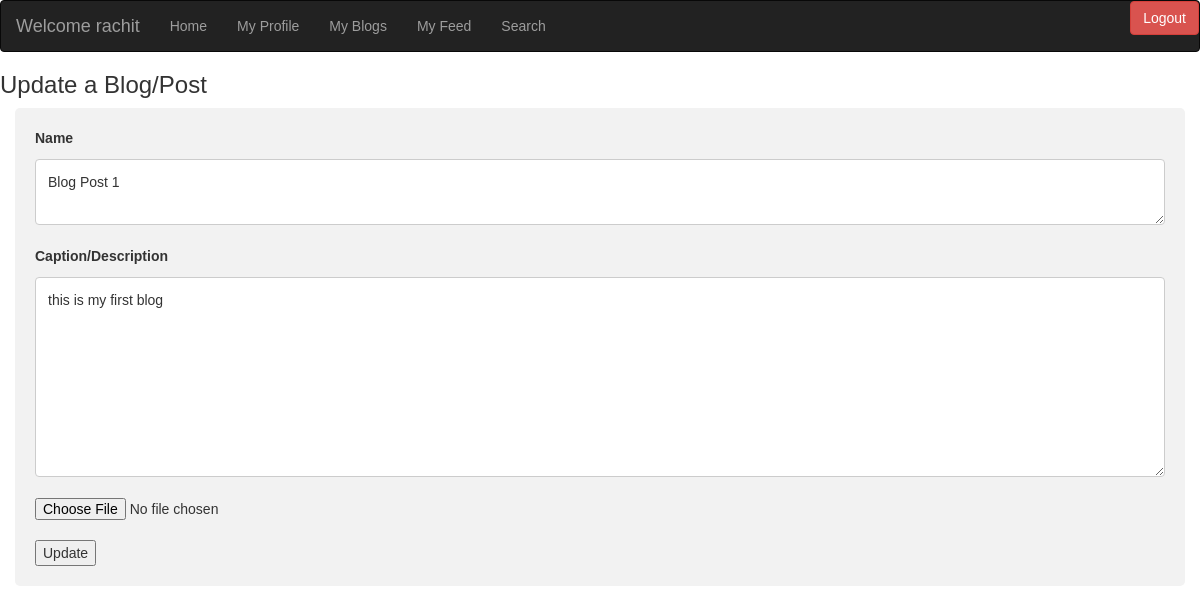
Screenshot of /edit_blog/8/53 with the database file from the repository.
### models.py (models this page shows)
class USER(db.Model):
    _tablename_="user"
    user_id = db.Column(db.Integer,autoincrement=True,primary_key=True)
    name = db.Column(db.String)
    email = db.Column(db.String,unique=True)
    password = db.Column(db.String,nullable=False,unique=True)
    profile_pic= db.Column(db.String)

class BLOG(db.Model):
    _tablename_="BLOG"
    blog_id=db.Column(db.Integer,autoincrement=True,primary_key=True)
    user_id = db.Column(db.String,db.ForeignKey("user.user_id"),primary_key=True)
    blog_name = db.Column(db.String)
    description = db.Column(db.String)
    image_path=db.Column(db.String)
    timestamp=db.Column(db.String)

### main.py (the view, shortened to what this page needs)
@app.route("/edit_blog/<int:user_id>/<int:blog_id>",methods=["GET", "POST"])
def edit_blog(user_id,blog_id):
    blog=BLOG.query.filter_by(blog_id=blog_id).first()
    v1=USER.query.filter_by(user_id=user_id).first()
    if request.method == "GET":
        return render_template("edit_blog.html",blog_id=blog_id,blog=blog,user_id=user_id,name=v1.name)

### templates/edit_blog.html (shortened to what this page needs)
<!DOCTYPE html>
<html lang="en">
<head>
  <link rel="stylesheet" href="https://maxcdn.bootstrapcdn.com/bootstrap/3.4.1/css/bootstrap.min.css">
</head>
<body>
<nav class="navbar navbar-inverse">
  <div class="container-fluid">
    <div class="navbar-header">
      <a class="navbar-brand" href="#">Welcome {{ name }}</a>
    </div>
    <ul class="nav navbar-nav">
      <li><a href="/dashboard/{{user_id}}/blog_page">Home</a></li>
      <li><a href="/myprofile/{{user_id}}">My Profile</a></li>
      <li><a href="/your_blogs/{{user_id}}">My Blogs</a></li>
      <li><a href="/my_feed/{{user_id}}">My Feed</a></li>
      <li><a href="/search/{{user_id}}?q=9999">Search</a></li>
    </ul>
    <ul class="nav navbar-nav navbar-right">
    <a href="/logout/{{user_id}}" class="btn btn-danger" role="button">Logout</a>
    </ul>
  </div>
</nav>
<centre><h3>Update a Blog/Post</h3></centre>
<div class="container">
  <form action="/edit_blog/{{user_id}}/{{blog_id}}" method="POST" id="blog_update-form">
    <label for="blog_name">Name</label>
    <textarea type="text" id="blog_name" name="blog_name" placeholder="Write name">{{blog.blog_name}}</textarea>
    <label for="Description">Caption/Description</label>
    <textarea id="Description" name="Description" placeholder="Description/Caption" style="height:200px">{{blog.description}}</textarea>
    <input type="file" id="myFile" name="image_path">
    <br>
   <button type="submit">Update</button>
  </form>
</div>
</body>
</html>

### templates/edit_blog.html (style rules this page uses)
body { font-family: Arial, Helvetica, sans-serif; }
* { box-sizing: border-box; }
input[type=text], select, textarea { width: 100%; padding: 12px; border: 1px solid #ccc; border-radius: 4px; box-sizing: border-box; margin-top: 6px; margin-bottom: 16px; resize: vertical; }
.container { border-radius: 5px; background-color: #f2f2f2; padding: 20px; }

### rows the page displays
USER: name "rachit"
BLOG: blog_name "Blog Post 1", Description "this is my first blog"
